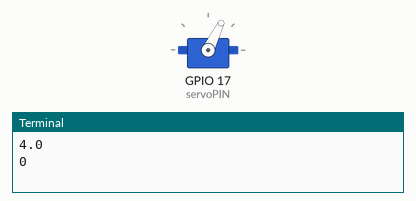
This program was run on a simulated Raspberry Pi (BCM pin numbers). On the bench: servo, the last lines printed to the terminal. Servo angles are drawn from the pulse width (0.5 ms = 0°, 2.5 ms = 180°).

Above: at 0.05 s.
At 7.45 s:
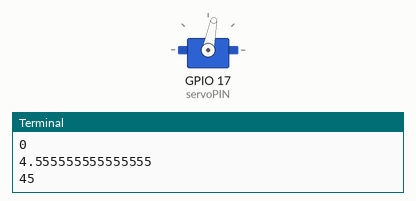
At 14.95 s:
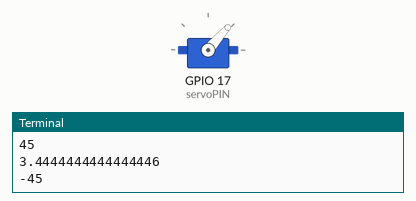
Timing chart, 0 to 26.0 s (numbered marks = the images above):
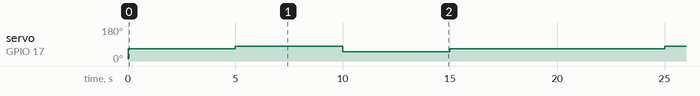

The program:

servotest.py
```python
import RPi.GPIO as GPIO
import time

servoPIN = 17
GPIO.setmode(GPIO.BCM)
GPIO.setup(servoPIN, GPIO.OUT)

p = GPIO.PWM(servoPIN, 33) # GPIO 17 for PWM with 33Hz (pulse period of 30ms)
p.start(2) # Initialization

def set_servo(angle, servo):

    duty = angle/18+4
    print(duty)
    servo.ChangeDutyCycle(duty)

while True:
    set_servo(0, p)
    print("0")
    time.sleep(5)
    set_servo(10, p)
    print("45")
    time.sleep(5)
    set_servo(-10, p)
    print("-45")
    time.sleep(5)
    set_servo(0, p)
    time.sleep(5)
```

Measured:
- by itself, servo on GPIO 17 (servoPIN): repeats every 20.0 s: 79° 5.0 s, 49° 5.0 s, 64° 10.0 s
